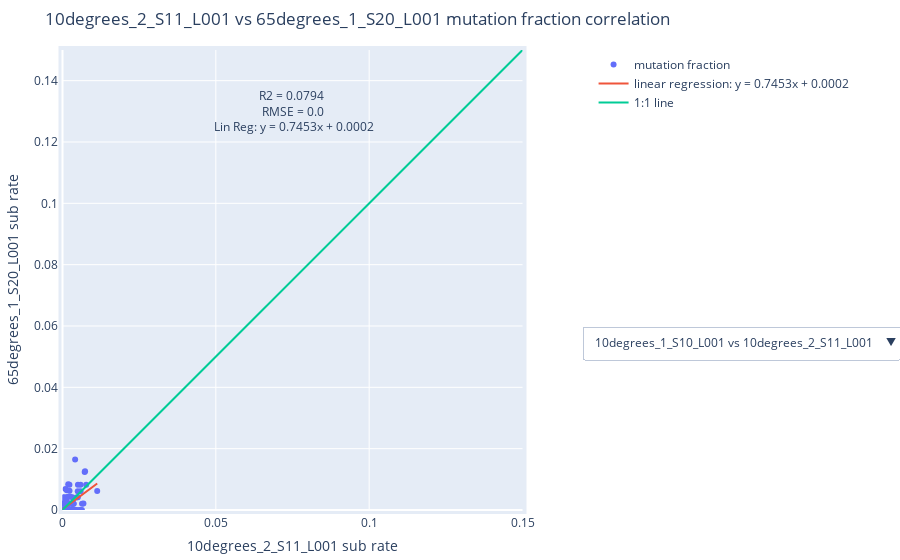

Here is the notebook cell this chart was saved with:
### Code cell
study.compare_mutation_profiles(
    sample = ['10degrees_2_S11_L001','65degrees_1_S20_L001','45degrees_2_S19_L001','10degrees_1_S10_L001'],
    reference = reference,
    section = 'full',
)['fig'].show()

### Figure 1 — Plotly figure (JSON) as saved in the notebook; plotly's stock layout.template omitted (floating-point values rounded to 4 significant figures; data arrays with more than 128 entries replaced by an {"elided": "..."} marker saying what was removed)
{"data": [{"mode": "markers", "name": "mutation fraction", "text": "10degrees_1_S10_L001 vs 10degrees_2_S11_L001", "type": "scatter", "visible": true, "x": {"elided": "170 float values"}, "y": {"elided": "170 float values"}}, {"mode": "lines", "name": "linear regression: y = 0.7453x + 0.0002", "type": "scatter", "visible": true, "x": {"elided": "170 float values"}, "y": {"elided": "170 float values"}}, {"mode": "lines", "name": "1:1 line", "type": "scatter", "visible": true, "x": [0, 0.15], "y": [0, 0.15]}, {"mode": "markers", "name": "mutation fraction", "text": "10degrees_1_S10_L001 vs 65degrees_1_S20_L001", "type": "scatter", "visible": false, "x": {"elided": "170 float values"}, "y": {"elided": "170 float values"}}, {"mode": "lines", "name": "linear regression: y = 1.1177x + 0.0019", "type": "scatter", "visible": false, "x": {"elided": "170 float values"}, "y": {"elided": "170 float values"}}, {"mode": "lines", "name": "1:1 line", "type": "scatter", "visible": false, "x": [0, 0.15], "y": [0, 0.15]}, {"mode": "markers", "name": "mutation fraction", "text": "10degrees_2_S11_L001 vs 65degrees_1_S20_L001", "type": "scatter", "visible": false, "x": {"elided": "170 float values"}, "y": {"elided": "170 float values"}}, {"mode": "lines", "name": "linear regression: y = 0.4663x + 0.0031", "type": "scatter", "visible": false, "x": {"elided": "170 float values"}, "y": {"elided": "170 float values"}}, {"mode": "lines", "name": "1:1 line", "type": "scatter", "visible": false, "x": [0, 0.15], "y": [0, 0.15]}], "layout": {"annotations": [{"showarrow": false, "text": "R2 = 0.0794 <br> RMSE = 0.0 <br> Lin Reg: y = 0.7453x + 0.0002", "visible": true, "y": 0.13}, {"showarrow": false, "text": "R2 = 0.0545 <br> RMSE = 0.0 <br> Lin Reg: y = 1.1177x + 0.0019", "visible": false, "y": 0.13}, {"showarrow": false, "text": "R2 = 0.0064 <br> RMSE = 0.0 <br> Lin Reg: y = 0.4663x + 0.0031", "visible": false, "y": 0.13}], "margin": {"b": 50, "l": 0, "pad": 4, "r": 0, "t": 50}, "title": {"text": "10degrees_2_S11_L001 vs 65degrees_1_S20_L001 mutation fraction correlation"}, "updatemenus": [{"active": 0, "buttons": [{"args": [{"visible": [true, true, true, false, false, false, false, false, false]}, {"annotations": [{"showarrow": false, "text": "R2 = 0.0794 <br> RMSE = 0.0 <br> Lin Reg: y = 0.7453x + 0.0002", "visible": true, "y": 0.13}, {"showarrow": false, "text": "R2 = 0.0794 <br> RMSE = 0.0 <br> Lin Reg: y = 0.7453x + 0.0002", "visible": false, "y": 0.13}, {"showarrow": false, "text": "R2 = 0.0794 <br> RMSE = 0.0 <br> Lin Reg: y = 0.7453x + 0.0002", "visible": false, "y": 0.13}]}], "label": "10degrees_1_S10_L001 vs 10degrees_2_S11_L001", "method": "update"}, {"args": [{"visible": [false, false, false, true, true, true, false, false, false]}, {"annotations": [{"showarrow": false, "text": "R2 = 0.0545 <br> RMSE = 0.0 <br> Lin Reg: y = 1.1177x + 0.0019", "visible": false, "y": 0.13}, {"showarrow": false, "text": "R2 = 0.0545 <br> RMSE = 0.0 <br> Lin Reg: y = 1.1177x + 0.0019", "visible": true, "y": 0.13}, {"showarrow": false, "text": "R2 = 0.0545 <br> RMSE = 0.0 <br> Lin Reg: y = 1.1177x + 0.0019", "visible": false, "y": 0.13}]}], "label": "10degrees_1_S10_L001 vs 65degrees_1_S20_L001", "method": "update"}, {"args": [{"visible": [false, false, false, false, false, false, true, true, true]}, {"annotations": [{"showarrow": false, "text": "R2 = 0.0064 <br> RMSE = 0.0 <br> Lin Reg: y = 0.4663x + 0.0031", "visible": false, "y": 0.13}, {"showarrow": false, "text": "R2 = 0.0064 <br> RMSE = 0.0 <br> Lin Reg: y = 0.4663x + 0.0031", "visible": false, "y": 0.13}, {"showarrow": false, "text": "R2 = 0.0064 <br> RMSE = 0.0 <br> Lin Reg: y = 0.4663x + 0.0031", "visible": true, "y": 0.13}]}], "label": "10degrees_2_S11_L001 vs 65degrees_1_S20_L001", "method": "update"}], "x": 1, "xanchor": "left", "y": 0.4, "yanchor": "top"}], "xaxis": {"constrain": "domain", "range": [0, 0.15], "scaleanchor": "y", "scaleratio": 1, "title": {"text": "10degrees_2_S11_L001 sub rate"}}, "yaxis": {"constrain": "domain", "range": [0, 0.15], "title": {"text": "65degrees_1_S20_L001 sub rate"}}}}
